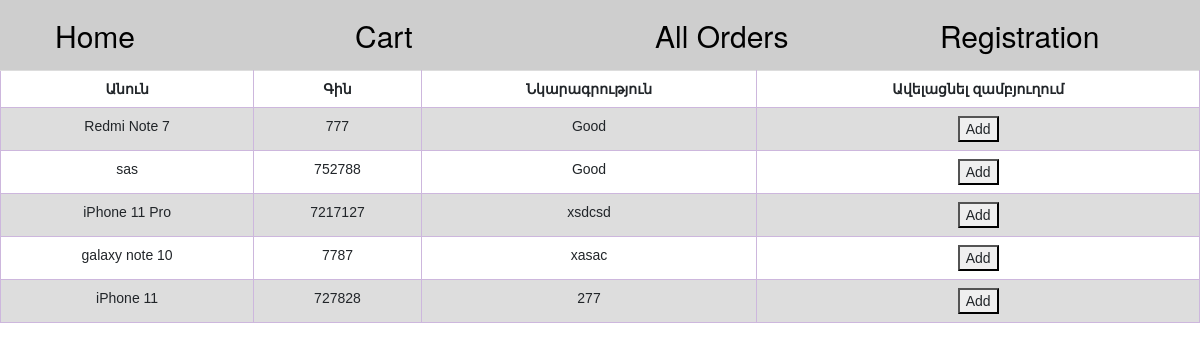
/products.php, run on the app's committed database.
### tables this page shows
CREATE TABLE `products` (
  `id` int(11) NOT NULL,
  `name` varchar(255) NOT NULL,
  `description` text NOT NULL,
  `price` decimal(10,0) NOT NULL
);

### model.php (called while the page is built, shortened)
<?php
$conn = new mysqli("localhost", "root", "", "online_shop");
    function get_products()
    {
		global $conn;
		$query="SELECT * FROM products";
		$result = mysqli_query($conn,$query);
		return $result;
	}

### products.php (the view, shortened to what this page needs)
<?php
require_once('includes\header.php');
 ?>
 <!DOCTYPE html>
 <html>
 <head>
 	<link rel="stylesheet" type="text/css" href="css\productstyle.css">
 </head>
 <body>
<?php
	require_once ('model.php');
$result=get_products();
echo "<table class='table' border=1 color='grey'>";
echo"<tr>
        <th>Անուն</th>
        <th>Գին</th>
        <th>Նկարագրություն</th>
        <th>Ավելացնել զամբյուղում</th>
    </tr>";
foreach ($result as $value) {
	$id=$value['id'];
	$name=$value['name'];
	$price=$value['price'];
	$description=$value['description'];
	echo "<tr id=$id>
					<td class='name'>$name</td>
					<td class='price'>$price</td>
					<td class='description'>$description</td>
				   	<td><button class='add' >Add</button></td>
	   </tr>";
}
echo '</table>';
?>
 </body>
 </html>

### css/headerstyle.css (style rules this page uses)
body { min-width: 320px;; padding: 0; margin: 0; }

### css/productstyle.css (style rules this page uses)
table { font-family: arial, sans-serif; border-collapse: collapse; width: 100%; }
td, th { border: 1px solid #cdb7dd; text-align: left; padding: 8px; }
tr:nth-child(even) { background-color: #dddddd; }
table, td, th { text-align: center; }

### data on the page
products: name "Redmi Note 7", price "777", description "Good"
products: name "sas", price "752788", description "Good"
products: name "iPhone 11 Pro", price "7217127", description "xsdcsd"
products: name "galaxy note 10", price "7787", description "xasac"
products: name "iPhone 11", price "727828", description "277"
